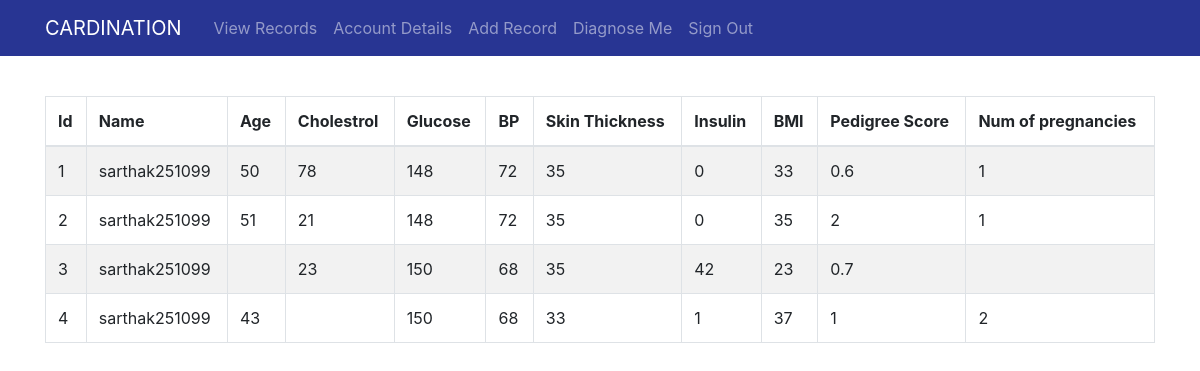
/viewRecords (signed in), run on the app's committed database.
### cardination/models.py (models this page shows, shortened)
class PatientRecords(db.Model,UserMixin):
    id = db.Column(db.Integer,primary_key=True,autoincrement=True)
    username = db.Column(db.String(20), unique = False, nullable = False)
    age  = db.Column(db.Integer, unique = False, nullable = True)
    cholestrol = db.Column(db.Integer, unique = False, nullable = True)
    glucose = db.Column(db.Integer, unique = False, nullable = True)
    bp = db.Column(db.Integer, unique = False, nullable = True)
    skin = db.Column(db.Integer, unique = False, nullable = True)
    insulin = db.Column(db.Integer, unique = False, nullable = True)
    bmi = db.Column(db.Integer, unique = False, nullable = True)
    pedi = db.Column(db.Integer, unique = False, nullable = True)
    pregnancies = db.Column(db.Integer, unique = False, nullable = True)

class Patient(db.Model,UserMixin):
    id = db.Column(db.Integer, primary_key = True)
    username = db.Column(db.String(20), unique = True, nullable = False)
    email = db.Column(db.String(120), unique = True, nullable = False)
    image_file = db.Column(db.String(20), nullable = False, default = 'default.jpg')
    password = db.Column(db.String(60), nullable = False)

### cardination/routes.py (the view)
@app.route("/viewRecords")
@login_required
def viewRecords():
    record = PatientRecords.query.all()
    return render_template('viewRecords.html',records = record)

### cardination/models.py (called while the page is built)
@login_manager.user_loader
def load_user(user_id):
    return Patient.query.get(int(user_id))

### cardination/templates/viewRecords.html (shortened to what this page needs)
{% extends "layout.html" %}
{% block head %}
<link rel="stylesheet" href="https://cdnjs.cloudflare.com/ajax/libs/twitter-bootstrap/4.1.3/css/bootstrap.css">
<link rel="stylesheet" href="https://cdn.datatables.net/1.10.20/css/dataTables.bootstrap4.min.css">
{% endblock %}
{% block content %}
<br><br><br><br>
<table id="example" class="table table-striped table-bordered" style="width:100%">
    <thead>
        <tr>
            <th>Id</th>
            <th>Name</th>
            <th>Age</th>
            <th>Cholestrol</th>
            <th>Glucose</th>
            <th>BP</th>
            <th>Skin Thickness</th>
            <th>Insulin</th>
            <th>BMI</th>
            <th>Pedigree Score</th>
            <th>Num of pregnancies</th>
        </tr>
    </thead>
    <tbody>
        {% for record in records %}
        <tr>
            <td>{{record.id}}</td>
            <td>{{ current_user.username }}</td>
            <td>{{record.age}}</td>
            <td>{{record.cholestrol}}</td>
            <td>{{record.glucose}}</td>
            <td>{{record.bp}}</td>
            <td>{{record.skin}}</td>
            <td>{{record.insulin}}</td>
            <td>{{record.bmi}}</td>
            <td>{{record.pedi}}</td>
            <td>{{record.pregnancies}}</td>
        </tr>
        {% endfor %}
    </tbody>
</table>
{% endblock content %}

### cardination/templates/layout.html (shortened to what this page needs)
<!DOCTYPE html>
<html>
<head>
    <link rel="stylesheet" href="https://maxcdn.bootstrapcdn.com/bootstrap/4.0.0/css/bootstrap.min.css">
    <link rel="stylesheet" type="text/css" href="{{ url_for('static', filename='main.css') }}">
    {% block head %}{% endblock %}
</head>
<body>
        <header class="site-header">
                <nav class="navbar navbar-expand-md navbar-dark bg-steel fixed-top" style="background:rgb(40, 53, 147);">
                  <div class="container">
                    <a class="navbar-brand mr-4" href="/">CARDINATION</a>
                    <div class="collapse navbar-collapse" id="navbarToggle">
                      <div class="navbar-nav mr-auto">
                        {% if current_user.is_authenticated %}
                        <a href="{{ url_for('viewRecords') }}" class="nav-item nav-link">View Records</a>
                        <a href="{{ url_for('account') }}" class="nav-item nav-link">Account Details</a>
                        <a href="{{ url_for('addRecord') }}" class="nav-item nav-link">Add Record</a>
                        <a href="{{ url_for('diagnoseMe') }}" class="nav-item nav-link">Diagnose Me</a>
                        <a href="{{ url_for('logout') }}" class="nav-item nav-link">Sign Out</a>
                        {% else %}
                        <a class="nav-item nav-link" href="{{ url_for('home') }}">Home</a>
                        <a class="nav-item nav-link" href="{{ url_for('login') }}">login or register</a>
                        {% endif %}
                      </div>
                    </div>
                  </div>
                </nav>
              </header>
                <div class="container">
                    {% block content %}{% endblock %}
                </div>
</body>
</html>

### cardination/static/main.css (style rules this page uses)
body { background: #fafafa; color: #333333; margin-top: 5rem; }
.bg-steel { background-color: rgb(40, 53, 147); }
.site-header .navbar-nav .nav-link { color: #cbd5db; }

### data on the page
PatientRecords: id "1", age "50", cholestrol "78", glucose "148", bp "72", skin "35", insulin "0", bmi "33", pedi "0.6", pregnancies "1"
Patient: username "sarthak251099"
PatientRecords: id "2", age "51", cholestrol "21", glucose "148", bp "72", skin "35", insulin "0", bmi "35", pedi "2", pregnancies "1"
PatientRecords: id "3", cholestrol "23", glucose "150", bp "68", skin "35", insulin "42", bmi "23", pedi "0.7"
PatientRecords: id "4", age "43", glucose "150", bp "68", skin "33", insulin "1", bmi "37", pedi "1", pregnancies "2"
